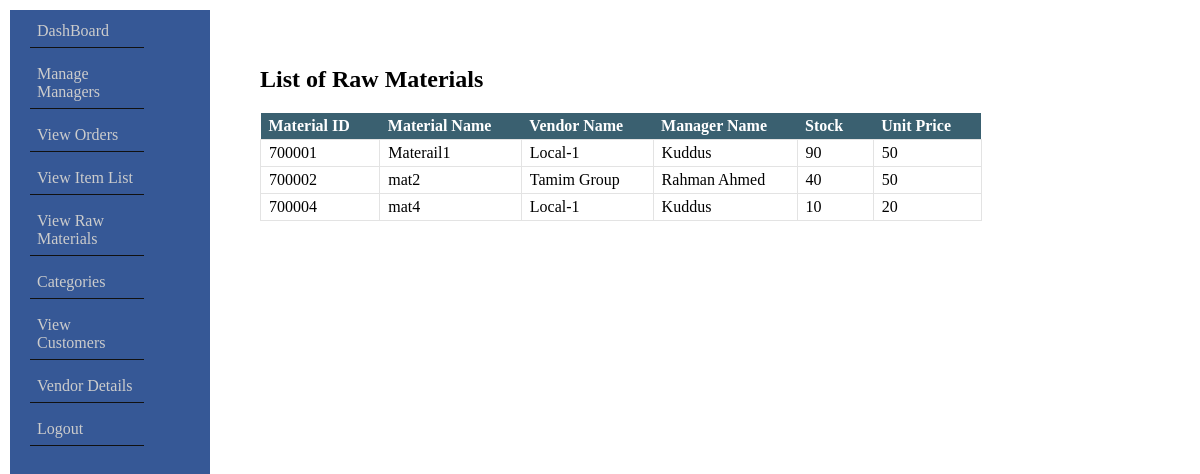
The page /view_rawmaterials_admin.php on the database its author committed.
### tables this page shows
CREATE TABLE `raw_materials` (
  `material_id` int(10) NOT NULL,
  `manager_id` int(10) NOT NULL,
  `vendor_id` int(10) NOT NULL,
  `material_name` varchar(20) NOT NULL,
  `available_stock` int(10) NOT NULL,
  `material_unit_price` double NOT NULL,
  `production_date` date NOT NULL
);

CREATE TABLE `vendor` (
  `vendor_id` int(10) NOT NULL,
  `vendor_name` varchar(20) NOT NULL,
  `vendor_contact_no` varchar(20) NOT NULL,
  `vendor_email` varchar(20) NOT NULL,
  `vendor_address` varchar(20) NOT NULL
);

CREATE TABLE `manager` (
  `manager_id` int(10) NOT NULL,
  `manager_name` varchar(20) NOT NULL,
  `hire_date` date NOT NULL,
  `manager_salary` int(20) NOT NULL,
  `manager_email` varchar(20) NOT NULL,
  `manager_contact_no` varchar(20) NOT NULL
);

### db.php (called while the page is built, shortened)
<?php
function getJSONFromDB($sql){
	$conn = mysqli_connect("localhost", "root", "","ims");
	$result = mysqli_query($conn, $sql)or die(mysqli_error($$conn));
	$arr=array();
	while($row = mysqli_fetch_assoc($result)) {
		$arr[]=$row;
	}
	return json_encode($arr);
}
?>

### view_rawmaterials_admin.php (the view, shortened to what this page needs)
<?php
require("db.php");
$result = getJSONFromDB("select raw_materials.material_id, raw_materials.material_name, vendor.vendor_name, manager.manager_name, raw_materials.available_stock, raw_materials.material_unit_price FROM raw_materials INNER JOIN vendor on raw_materials.vendor_id = vendor.vendor_id INNER JOIN manager ON raw_materials.manager_id = manager.manager_id");
$result = json_decode($result, true);
?>
<!DOCTYPE html>
<html>
<head>
</head>
<body>
	<br><br>
	<div id="bd">
		<div class = "left">
			<table id="tbb">
			<h2>List of Raw Materials</h2>
				<th>Material ID</th> <th>Material Name</th> <th> Vendor Name </th> <th> Manager Name </th> <th>Stock </th> <th>Unit Price </th>
				<?php
					for($i=0;$i<sizeof($result);$i++){
						$id = $result[$i]["material_id"];
						$material_name = $result[$i]["material_name"];
						$vendor = $result[$i]["vendor_name"];
						$manager = $result[$i]["manager_name"];
						$stock = $result[$i]["available_stock"];
						$price = $result[$i]["material_unit_price"];
						echo "<tr>
							<td>$id</td>
							<td>$material_name</td>
							<td>$vendor</td>
							<td>$manager</td>
							<td>$stock</td>
							<td>$price</td>
						 </tr>";
					}
				 ?>
			</table>
		</div>
	</div>
</body>
</html>

### admin_side_bar_style.css (style rules this page uses)
body { margin: 10px; padding: 0px; }
#sidebar { background: #365896; width:200px; height:100%; display: block; position: absolute; left: 0px top: 0px; }
ul { margin: 0px; padding: 0px 20px; }
ul li { list-style: none; padding: 5px 0px; border-bottom: 1px solid rgba(50,30,70,0,3); }
ul li a { background: #365896; color: #ccc; border-bottom: 1px solid #111; display: block; width: 100px; padding: 7px; text-decoration: none; }

### view_rawmaterials_admin.php (style rules this page uses)
#bd { margin-left: 250px; }
#tbb { border-collapse: collapse; }
#tbb th { text-align: left; background-color: #3a6070; color: #FFF; padding: 4px 30px 4px 8px; }
#tbb td { border : 1px solid #e3e3e3; padding: 4px 8px; }

### rows shown on the page
raw_materials: material_id "700001", material_name "Materail1", vendor.vendor_name "Local-1", manager.manager_name "Kuddus", available_stock "90", material_unit_price "50"
raw_materials: material_id "700002", material_name "mat2", vendor.vendor_name "Tamim Group", manager.manager_name "Rahman Ahmed", available_stock "40", material_unit_price "50"
raw_materials: material_id "700004", material_name "mat4", vendor.vendor_name "Local-1", manager.manager_name "Kuddus", available_stock "10", material_unit_price "20"
